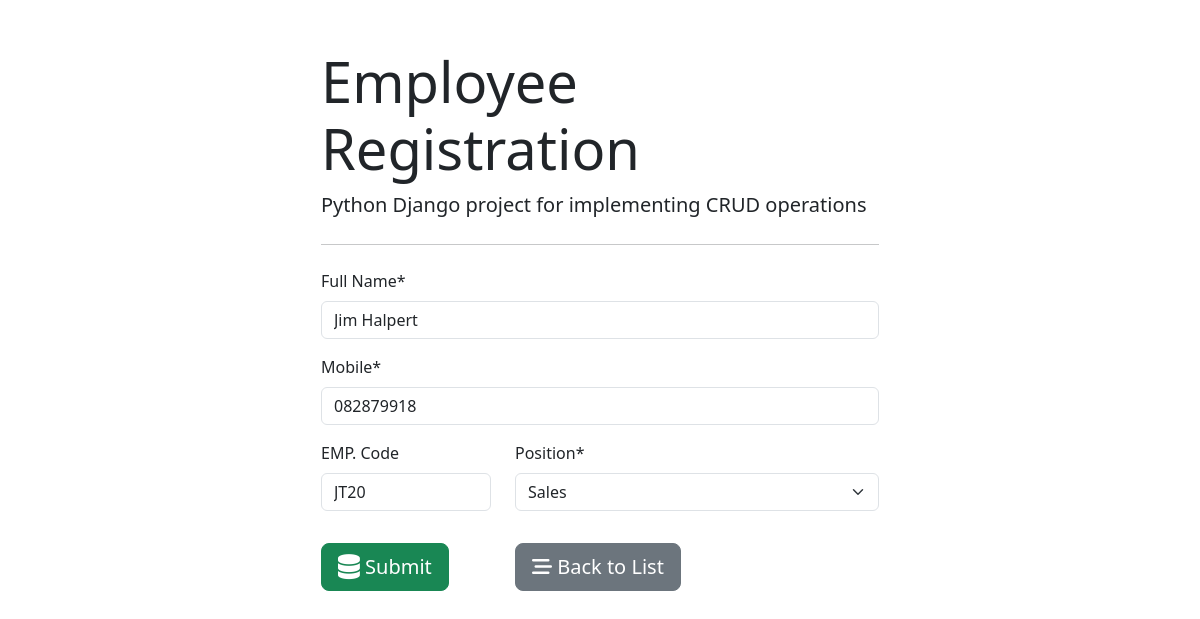
Before: /1 with the older database file.
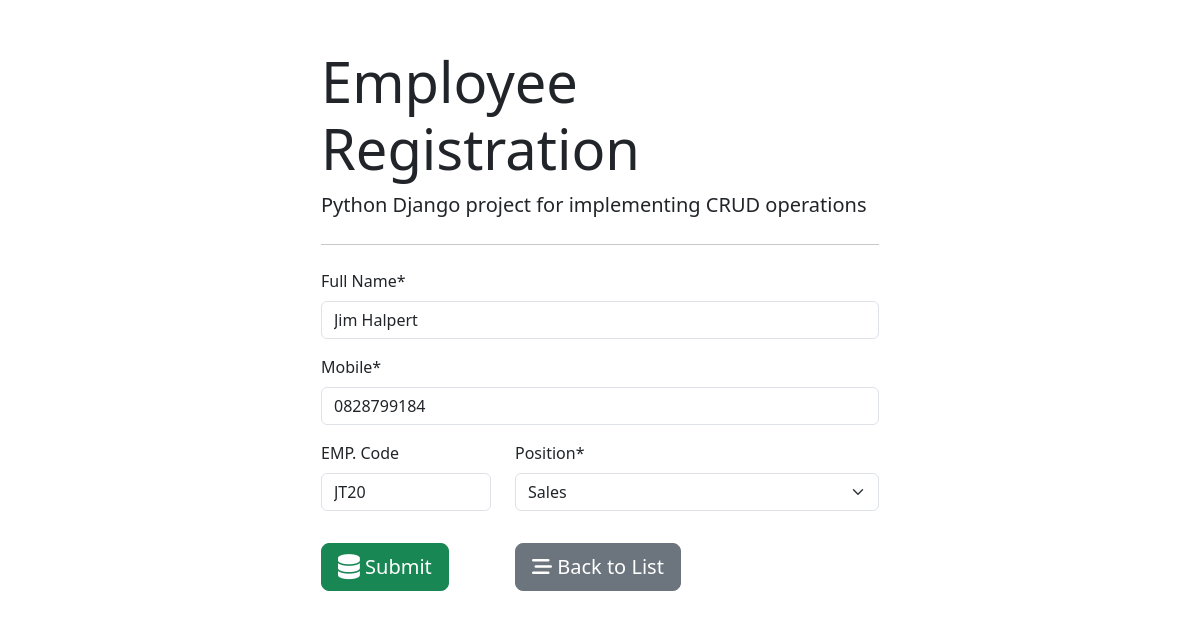
After: the same page with the newer database file.
### employees/models.py (models this page shows)
class Employee(models.Model):
    full_name = models.CharField(max_length=100)
    emp_code  = models.CharField(max_length=60)
    mobile = models.CharField(max_length=15)
    position = models.ForeignKey(Position, on_delete=models.CASCADE)

### employees/views.py (the view, shortened to what this page needs)
# urls.py: path('',views.employee_form, name='form'),
def employee_form(request, id=0):
    if request.method == "GET":
        if id ==0:
            form = EmployeeForm()
        else:
            employee = Employee.objects.get(pk=id)
            form = EmployeeForm(instance=employee)
        return render(request, 'employees/employee_form.html',{'form':form})

### employees/forms.py
class EmployeeForm(forms.ModelForm):
    class Meta:
        model = Employee
        fields = ('full_name', 'mobile', 'emp_code', 'position',)
        labels = {
            'full_name': 'Full Name',
            'emp_code': 'EMP. Code'
        }
    def __init__(self, *args, **kwargs):
        super(EmployeeForm, self).__init__(*args, **kwargs)
        self.fields['position'].empty_label = 'Select Position'
        self.fields['emp_code'].required = False

### employees/models.py (called while the page is built)
    def __str__(self):
        return self.title

### employees/templates/employees/employee_form.html (shortened to what this page needs)
{% extends 'employees/base.html' %}
{% load crispy_forms_tags %}
{% block content %}
<form action="" method="post" autocomplete="autoff">
    {{ form.full_name |as_crispy_field }}
    {{ form.mobile |as_crispy_field }}
    <div class="row">
        <div class="col-md-4">
            {{ form.emp_code |as_crispy_field }}
        </div>
        <div class="col-md-8">
            {{ form.position |as_crispy_field }}
        </div>
    </div>
    <div class="row my-3">
        <div class="col-md-4">
            <button type="submit" class="btn btn-success btn-block  btn-lg">
                <i class="fa-solid fa-database fa-lg"></i>
                Submit
            </button>
        </div>
            <div class="col-md-6">
                <a href="{% url 'list' %}" class="btn btn-secondary btn-block btn-lg">
                    <i class="fas fa-stream"></i>
                    Back to List
                </a>
            </div>
    </div>
</form>
{% endblock content %}

Changed rows visible on the page:
changed Employee "Jim Halpert": mobile "082879918" → "0828799184"
